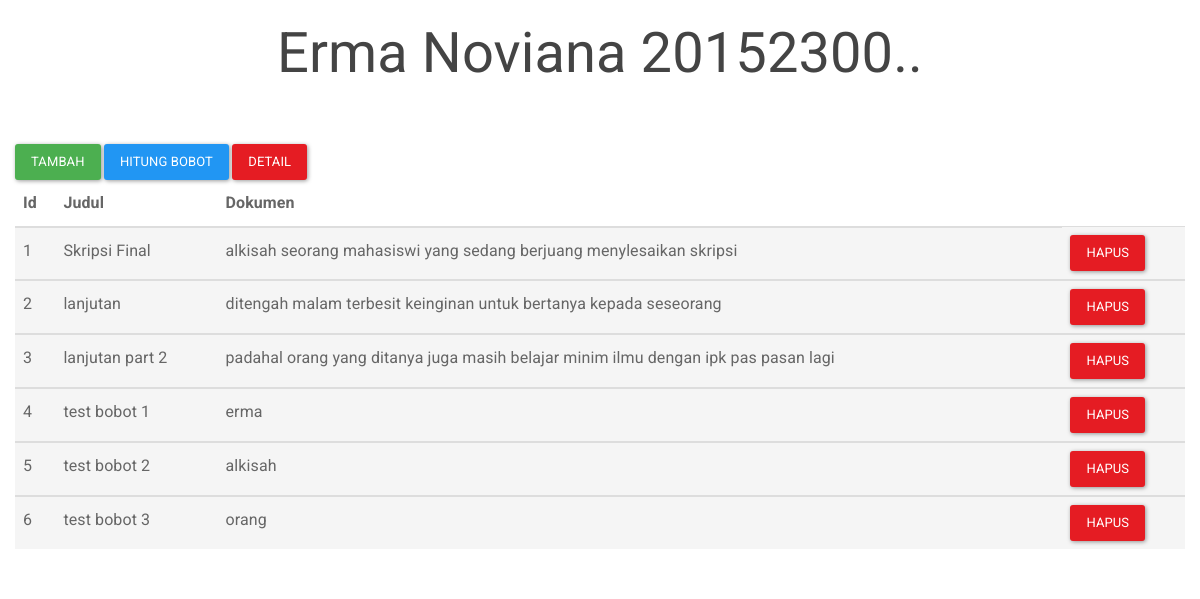
The page / on the database its author committed.
### tables this page shows
CREATE TABLE IF NOT EXISTS `tbberita` (
  `Id` int(11) NOT NULL AUTO_INCREMENT,
  `Judul` varchar(100) NOT NULL,
  `Berita` varchar(255) NOT NULL,
  PRIMARY KEY (`Id`)
);

### koleksi.php (the view, shortened to what this page needs)
<div class="main">
  <div class="container">
  <div class="row">
  <a href="#" class="btn btn-success" id="tambah">Tambah</a>
   <a href="?rute=hitung" class="btn btn-primary" id="">Hitung Bobot</a>
    <a href="?rute=home" class="btn btn-danger" id="">Detail</a>
<table class="table table-striped table-hover ">
<thead>
    <tr>
      <th>Id</th>
      <th>Judul</th>
      <th>Dokumen</th>
    </tr>
  </thead>
<?php
$result = mysqli_query($konek,"SELECT * FROM tbberita ORDER BY Id");
	while($row = mysqli_fetch_array($result)) {
		echo '<tbody>
    	<tr class="active">';
    	echo '<td>'.$row['Id'].'</td>';
	    echo '<td>'.$row['Judul'].'</td>';
	    echo '<td>'.$row['Berita'].'</td>';
	    echo '<td><a class="btn btn-danger" href="hapus.php?kode='.$row['Id'].'">Hapus</a>';
		echo '</tr>';
	}
?>
</table>

### rows shown on the page
tbberita: Id "1", Judul "Skripsi Final", Berita "alkisah seorang mahasiswi yang sedang berjuang menylesaikan skripsi"
tbberita: Id "2", Judul "lanjutan", Berita "ditengah malam terbesit keinginan untuk bertanya kepada seseorang"
tbberita: Id "3", Judul "lanjutan part 2", Berita "padahal orang yang ditanya juga masih belajar minim ilmu dengan ipk pas pasan lagi"
tbberita: Id "4", Judul "test bobot 1", Berita "erma"
tbberita: Id "5", Judul "test bobot 2", Berita "alkisah"
tbberita: Id "6", Judul "test bobot 3", Berita "orang"
